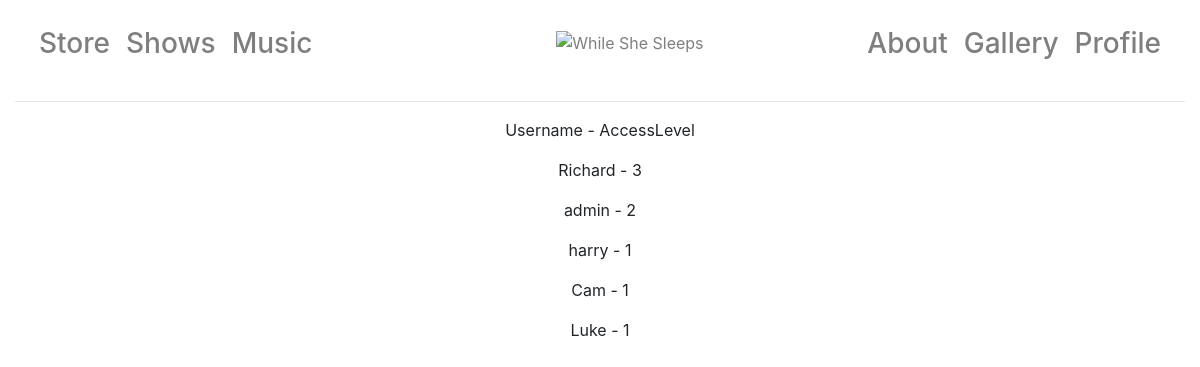
The app's page /owner/users (signed in), older data.
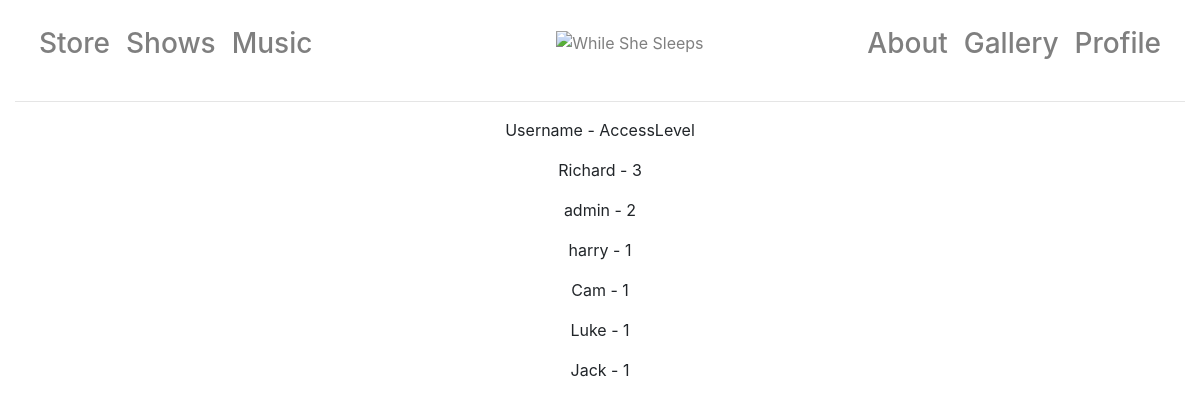
The same page, newer data.
### app/models.py (models this page shows, shortened)
class User(UserMixin, db.Model):
    id = db.Column(db.Integer, primary_key=True)
    username = db.Column(db.String(64), index=True, unique=True)
    email = db.Column(db.String(120), index=True, unique=True)
    password_hash = db.Column(db.String(128))
    name = db.Column(db.String(40), index=True)
    address1 = db.Column(db.String(40), index=True)
    address2 = db.Column(db.String(40), index=True)
    towncity = db.Column(db.String(40), index=True)
    postcode = db.Column(db.String(40), index=True)
    accesslevel = db.Column(db.Integer, index=True)

### app/routes.py (the view)
@app.route("/owner/users")
@login_required
def owner_users():
    for i in User.query.all():
        if i.username == current_user.username:
            if i.accesslevel == 3:
                return render_template("user/all_users.html", title="Owner-", user = User.query.all())
            else:
                return redirect(url_for("index"))

### app/models.py (called while the page is built)
@login.user_loader
def load_user(the_id):
    return User.query.get(int(the_id))

### app/templates/user/all_users.html
{% extends "layout.html" %}
{% block body %}
    <div class="text-center">
        <p>Username - AccessLevel</p>
    {% for i in user %}
        <p>{{ i.username }} - {{ i.accesslevel }}</p>
    {% endfor %}
    </div>
{% endblock %}

### app/templates/layout.html (shortened to what this page needs)
<!DOCTYPE html>
<html lang="en">
<head>
</head>
<body>
<div class="container" style="width: 100%">
    {% include"_navbar.html" %}
<hr>
    {% block body %}{% endblock %}
</div>
</body>
</html>

### app/templates/_navbar.html (shortened to what this page needs)
<nav class="navbar navbar-expand-md navbar-light bg-transparent mb-4">
      <div class="collapse navbar-collapse" id="navbarCollapse">
        <ul class="navbar-nav mr-auto">
          <li class="nav-item">
              <a class="nav-link" href="/store"><h1 style="font-size:175%;margin-top: 0.4em">Store</h1></a>
          </li>
          <li class="nav-item">
            <a class="nav-link" href="/shows"><h1 style="font-size:175%;margin-top: 0.4em">Shows</h1></a>
            <li class="nav-item">
                <a class="nav-link" href="/music"><h1 style="font-size:175%;margin-top: 0.4em">Music</h1></a>
            </li>
            <li class="nav-item">
            </li>
        </ul>
      <ul class="nav navbar-nav mr-auto">
            <li class="nav-item">
                <a class="nav-link" href="/"><img style="margin-right: 0" src="https://fanart.tv/api/download.php?type=download&image=147244&section=2" width="150" height="75" alt="While She Sleeps"> </a>
            </li>
        </ul>
      <ul class="nav navbar-nav navbar-right">
          <li class="nav-item">
              <a class ="nav-link" href="/about"><h1 style="font-size:175%;text-align: right;margin-top: 0.4em">About</h1></a>
          </li>
            <li class="nav-item">
              <a class ="nav-link" href="/photos"><h1 style="font-size:175%;text-align: right;margin-top: 0.4em">Gallery</h1></a>
          </li>
            {% if current_user.is_anonymous %}
                <li class="nav-item">
                    <a class="nav-link" href="{{ url_for('login') }}"><h1 style="font-size:175%;text-align: right;margin-top: 0.4em">Login/SignUp</h1></a>
                </li>
            {% else %}
                <li class="nav-item">
                    <a class="nav-link" href="{{ url_for('profile', username=current_user.username) }}"><h1 style="font-size:175%;text-align: right;margin-top: 0.4em">Profile</h1></a>
                </li>
            {% endif %}
        </ul>
      </div>
    </nav>

### app/templates/layout.html (style rules this page uses)
:root { --blue:#007bff;--indigo:#6610f2;--purple:#6f42c1;--pink:#e83e8c;--red:#dc3545;--orange:#fd7e14;--yellow:#ffc107;--green:#28a745;--teal:#20c997;--cyan:#17a2b8;--white:#fff;--gray:#6c757d;--gray-dark:#343a40;--primary:#007bff;--secondary:#6c757d;--success:#28a745;--info:#17a2b8;--warning:#ffc107;--danger:#dc3545;--light:#f8f9fa;--dark:#343a40;--breakpoint-xs:0;--breakpoint-sm:576px;--breakpoint-md:768px;--breakpoint-lg:992px;--breakpoint-xl:1200px;--font-family-sans-serif:-apple-system,BlinkMacSystemFont,"Segoe UI",Roboto,"Helvetica Neue",Arial,sans-serif,"Apple Color Emoji","Segoe UI Emoji","Segoe UI Symbol";--font-family-monospace:SFMono-Regular,Menlo,Monaco,Consolas,"Liberation Mono","Courier New",monospace }
*,::after,::before { box-sizing:border-box }
html { font-family:sans-serif;line-height:1.15;-webkit-text-size-adjust:100%;-ms-text-size-adjust:100%;-ms-overflow-style:scrollbar;-webkit-tap-highlight-color:transparent }
article,aside,dialog,figcaption,figure,footer,header,hgroup,main,nav,section { display:block }
body { margin:0;font-family:-apple-system,BlinkMacSystemFont,"Segoe UI",Roboto,"Helvetica Neue",Arial,sans-serif,"Apple Color Emoji","Segoe UI Emoji","Segoe UI Symbol";font-size:1rem;font-weight:400;line-height:1.5;color:#212529;text-align:left;background-color:#fff }
hr { box-sizing:content-box;height:0;overflow:visible }
h1,h2,h3,h4,h5,h6 { margin-top:0;margin-bottom:.5rem }
p { margin-top:0;margin-bottom:1rem }
dl,ol,ul { margin-top:0;margin-bottom:1rem }
a { color:#007bff;text-decoration:none;background-color:transparent;-webkit-text-decoration-skip:objects }
img { vertical-align:middle;border-style:none }
.h1,.h2,.h3,.h4,.h5,.h6,h1,h2,h3,h4,h5,h6 { margin-bottom:.5rem;font-family:inherit;font-weight:500;line-height:1.2;color:inherit }
.h1,h1 { font-size:2.5rem }
hr { margin-top:1rem;margin-bottom:1rem;border:0;border-top:1px solid rgba(0,0,0,.1) }
.container { width:100%;padding-right:15px;padding-left:15px;margin-right:auto;margin-left:auto }
@media (min-width:576px) { .container { max-width:540px } }
@media (min-width:768px) { .container { max-width:720px } }
@media (min-width:992px) { .container { max-width:960px } }
@media (min-width:1200px) { .container { max-width:1920px } }
.collapse { display:none }
.nav { display:-webkit-box;display:-ms-flexbox;display:flex;-ms-flex-wrap:wrap;flex-wrap:wrap;padding-left:0;margin-bottom:0;list-style:none }
.nav-link { display:block;padding:.5rem 1rem }
.navbar { position:relative;display:-webkit-box;display:-ms-flexbox;display:flex;-ms-flex-wrap:wrap;flex-wrap:wrap;-webkit-box-align:center;-ms-flex-align:center;align-items:center;-webkit-box-pack:justify;-ms-flex-pack:justify;justify-content:space-between;padding:.5rem 1rem }
.navbar-nav { display:-webkit-box;display:-ms-flexbox;display:flex;-webkit-box-orient:vertical;-webkit-box-direction:normal;-ms-flex-direction:column;flex-direction:column;padding-left:0;margin-bottom:0;list-style:none }
.navbar-nav .nav-link { padding-right:0;padding-left:0 }
.navbar-collapse { -ms-flex-preferred-size:100%;flex-basis:100%;-webkit-box-flex:1;-ms-flex-positive:1;flex-grow:1;-webkit-box-align:center;-ms-flex-align:center;align-items:center }
@media (min-width:768px) { .navbar-expand-md { -webkit-box-orient:horizontal;-webkit-box-direction:normal;-ms-flex-flow:row nowrap;flex-flow:row nowrap;-webkit-box-pack:start;-ms-flex-pack:start;justify-content:flex-start } }
@media (min-width:768px) { .navbar-expand-md .navbar-nav { -webkit-box-orient:horizontal;-webkit-box-direction:normal;-ms-flex-direction:row;flex-direction:row } }
@media (min-width:768px) { .navbar-expand-md .navbar-nav .nav-link { padding-right:.5rem;padding-left:.5rem } }
@media (min-width:768px) { .navbar-expand-md .navbar-collapse { display:-webkit-box!important;display:-ms-flexbox!important;display:flex!important;-ms-flex-preferred-size:auto;flex-basis:auto } }
.navbar-light .navbar-nav .nav-link { color:rgba(0,0,0,.5) }
.bg-transparent { background-color:transparent!important }
.mb-4,.my-4 { margin-bottom:0rem!important }
.mr-auto,.mx-auto { margin-right:auto!important }

Row changes from the older to the newer data that the page shows:
added User: username "Jack", accesslevel "1"
